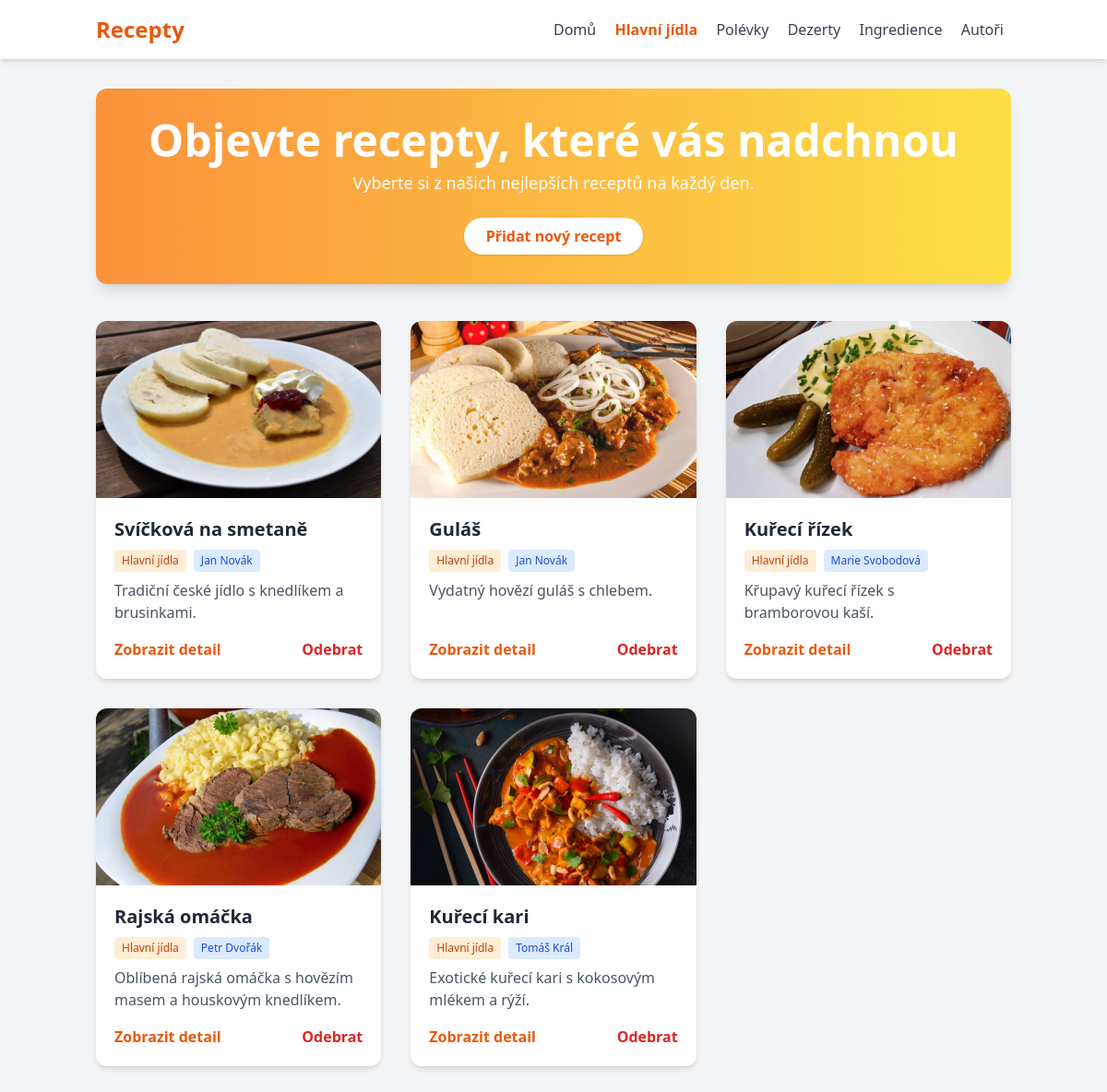
Before: /hlavni-jidla/ with the older database file.
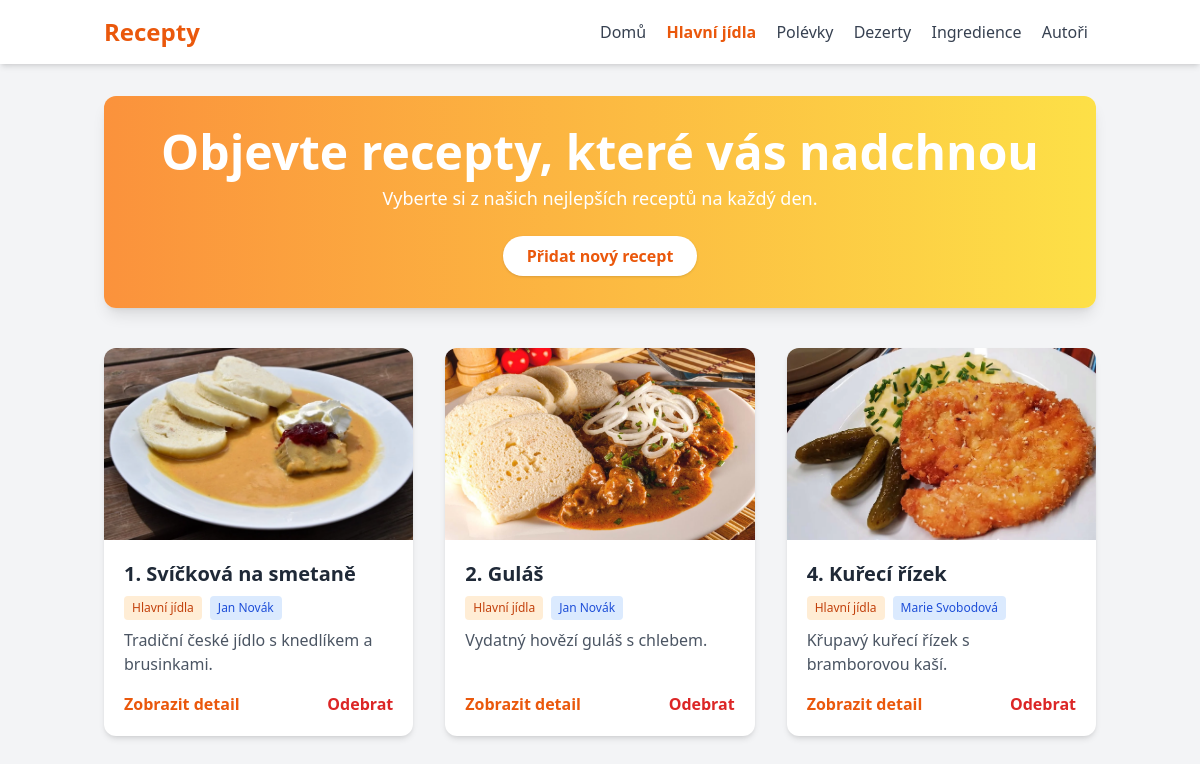
After: the same page with the newer database file.
### recepty/models.py (models this page shows, shortened)
class Recept(models.Model):
    OBTIZNOST_CHOICES = [
        ('L', 'Lehká'),
        ('S', 'Střední'),
        ('T', 'Těžká')
    ]
    nazev = models.CharField(
        max_length=200,
        validators=[MinLengthValidator(5)],
        help_text="Název receptu"
    )
    popis = models.TextField(
        validators=[MinLengthValidator(20)],
        help_text="Krátký popis receptu"
    )
    obrazek = models.ImageField(
        upload_to='recepty/',
        blank=True,
        null=True,
        help_text="Obrázek receptu"
    )
    kategorie = models.ForeignKey(
        Kategorie,
        on_delete=models.CASCADE,
        related_name='recepty',
        help_text="Kategorie receptu"
    )
    kuchar = models.ForeignKey(
        Kuchar,
        on_delete=models.CASCADE,
        related_name='recepty',
        help_text="Autor receptu"
    )
    datum_vytvoreni = models.DateTimeField(
        auto_now_add=True,
        help_text="Datum přidání receptu"
    )
    cas_pripravy = models.PositiveIntegerField(
        default=30,
        help_text="Čas přípravy v minutách"
    )
    obtiznost = models.CharField(
        max_length=1,
        choices=OBTIZNOST_CHOICES,
        default='S',
        help_text="Obtížnost receptu"
    )
    ingredience = models.TextField(
        default='[]',
        help_text="JSON seznam ingrediencí"
    )
    postup = models.TextField(
        default='[]',
        help_text="JSON seznam kroků postupu"
    )
    class Meta:
        verbose_name = 'Recept'
        verbose_name_plural = 'Recepty'
        ordering = ['id']  # Seřadí vzestupně podle ID

class Kategorie(models.Model):
    nazev = models.CharField(
        max_length=100,
        unique=True,
        validators=[MinLengthValidator(3)],
        help_text="Název kategorie, např. 'Hlavní jídla'"
    )
    class Meta:
        verbose_name = 'Kategorie'
        verbose_name_plural = 'Kategorie'
        ordering = ['nazev']

class Kuchar(models.Model):
    jmeno = models.CharField(
        max_length=100,
        validators=[MinLengthValidator(3)],
        help_text="Jméno autora receptu"
    )
    bio = models.TextField(
        blank=True,
        help_text="Biografie autora"
    )
    class Meta:
        verbose_name = 'Kuchař'
        verbose_name_plural = 'Kuchaři'
        ordering = ['jmeno']

### recepty/views.py (the view)
# urls.py: path('hlavni-jidla/', views.kategorie_recepty, {'kategorie_nazev': 'Hlavní jídla'}, name='hlavni_jidla'),
def kategorie_recepty(request, kategorie_nazev):
    recepty = Recept.objects.filter(kategorie__nazev=kategorie_nazev)
    return render(request, 'recepty/seznam_receptu.html', {
        'recepty': recepty,
        'aktivni_kategorie': kategorie_nazev
    })

### recepty/templates/recepty/seznam_receptu.html (shortened to what this page needs)
<!DOCTYPE html>
<html lang="cs">
<head>
    <script src="https://cdn.tailwindcss.com"></script>
</head>
<body class="bg-gray-100 min-h-screen">
    <header class="bg-white shadow-md">
        <div class="container mx-auto px-4 py-4 flex flex-col md:flex-row items-center justify-between">
            <div class="text-2xl font-bold text-orange-600">Recepty</div>
            <nav class="mt-2 md:mt-0">
                <a href="/" class="text-gray-700 hover:text-orange-600 mx-2 transition {% if not aktivni_kategorie %}font-bold text-orange-600{% endif %}">Domů</a>
                <a href="/hlavni-jidla/" class="text-gray-700 hover:text-orange-600 mx-2 transition {% if aktivni_kategorie == 'Hlavní jídla' %}font-bold text-orange-600{% endif %}">Hlavní jídla</a>
                <a href="/polevky/" class="text-gray-700 hover:text-orange-600 mx-2 transition {% if aktivni_kategorie == 'Polévky' %}font-bold text-orange-600{% endif %}">Polévky</a>
                <a href="/dezerty/" class="text-gray-700 hover:text-orange-600 mx-2 transition {% if aktivni_kategorie == 'Dezerty' %}font-bold text-orange-600{% endif %}">Dezerty</a>
                <a href="/ingredience/" class="text-gray-700 hover:text-orange-600 mx-2 transition">Ingredience</a>
                <a href="/autori/" class="text-gray-700 hover:text-orange-600 mx-2 transition {% if aktivni_kategorie == 'Autoři' %}font-bold text-orange-600{% endif %}">Autoři</a>
            </nav>
        </div>
    </header>
    <main class="container mx-auto px-4 py-8">
        <div class="bg-gradient-to-r from-orange-400 to-yellow-300 rounded-xl shadow-lg mb-10 p-8 text-center">
            <h1 class="text-4xl md:text-5xl font-bold text-white mb-2">Objevte recepty, které vás nadchnou</h1>
            <p class="text-white text-lg">Vyberte si z našich nejlepších receptů na každý den.</p>
            <div class="mt-6">
                <a href="{% url 'pridat_recept' %}" class="bg-white text-orange-600 hover:bg-orange-50 font-bold py-2 px-6 rounded-full shadow transition duration-200 inline-block">Přidat nový recept</a>
            </div>
        </div>
        <div class="grid gap-8 grid-cols-1 sm:grid-cols-2 lg:grid-cols-3">
            {% for recept in recepty %}
            <div class="bg-white rounded-xl shadow-md overflow-hidden flex flex-col">
                {% if recept.obrazek %}
                    <img class="w-full h-48 object-cover" src="{{ recept.obrazek.url }}" alt="{{ recept.nazev }}">
                {% else %}
                    <img class="w-full h-48 object-cover" src="https://placehold.co/400x180?text=Recept" alt="Bez obrázku">
                {% endif %}
                <div class="p-5 flex-1 flex flex-col">
                    <h2 class="text-xl font-semibold text-gray-800 mb-2">{{ recept.nazev }}</h2>
                    <div class="flex flex-wrap text-xs text-gray-500 mb-2 gap-2">
                        <span class="bg-orange-100 text-orange-700 px-2 py-1 rounded">{{ recept.kategorie.nazev }}</span>
                        <span class="bg-blue-100 text-blue-700 px-2 py-1 rounded">{{ recept.kuchar.jmeno }}</span>
                    </div>
                    <p class="text-gray-600 flex-1">{{ recept.popis|truncatechars:80 }}</p>
                    <div class="mt-4 flex justify-between items-center">
                        <a href="{% url 'detail_receptu' recept.pk %}" class="text-orange-600 hover:underline font-semibold">Zobrazit detail</a>
                        <form method="post" action="{% url 'odebrat_recept' recept.pk %}" class="inline" onsubmit="return confirm('Opravdu chcete tento recept odstranit?');">
                            <button type="submit" class="text-red-600 hover:text-red-800 font-semibold">Odebrat</button>
                        </form>
                    </div>
                </div>
            </div>
            {% endfor %}
        </div>
    </main>
</body>
</html>

Changed rows visible on the page:
removed Recept: obrazek (picture), nazev "Svíčková na smetaně", kategorie.nazev "Hlavní jídla", kuchar.jmeno "Jan Novák", popis "Tradiční české jídlo s knedlíkem a brusinkami."
removed Recept: obrazek (picture), nazev "Guláš", kategorie.nazev "Hlavní jídla", kuchar.jmeno "Jan Novák", popis "Vydatný hovězí guláš s chlebem."
removed Recept: obrazek (picture), nazev "Kuřecí řízek", kategorie.nazev "Hlavní jídla", kuchar.jmeno "Marie Svobodová", popis "Křupavý kuřecí řízek s bramborovou kaší."
removed Recept: obrazek (picture), nazev "Rajská omáčka", kategorie.nazev "Hlavní jídla", kuchar.jmeno "Petr Dvořák", popis "Oblíbená rajská omáčka s hovězím masem a houskovým knedlíkem."
removed Recept: obrazek (picture), nazev "Kuřecí kari", kategorie.nazev "Hlavní jídla", kuchar.jmeno "Tomáš Král", popis "Exotické kuřecí kari s kokosovým mlékem a rýží."
added Recept: obrazek (picture), nazev "1. Svíčková na smetaně", kategorie.nazev "Hlavní jídla", kuchar.jmeno "Jan Novák", popis "Tradiční české jídlo s knedlíkem a brusinkami."
added Recept: obrazek (picture), nazev "2. Guláš", kategorie.nazev "Hlavní jídla", kuchar.jmeno "Jan Novák", popis "Vydatný hovězí guláš s chlebem."
added Recept: obrazek (picture), nazev "4. Kuřecí řízek", kategorie.nazev "Hlavní jídla", kuchar.jmeno "Marie Svobodová", popis "Křupavý kuřecí řízek s bramborovou kaší."
